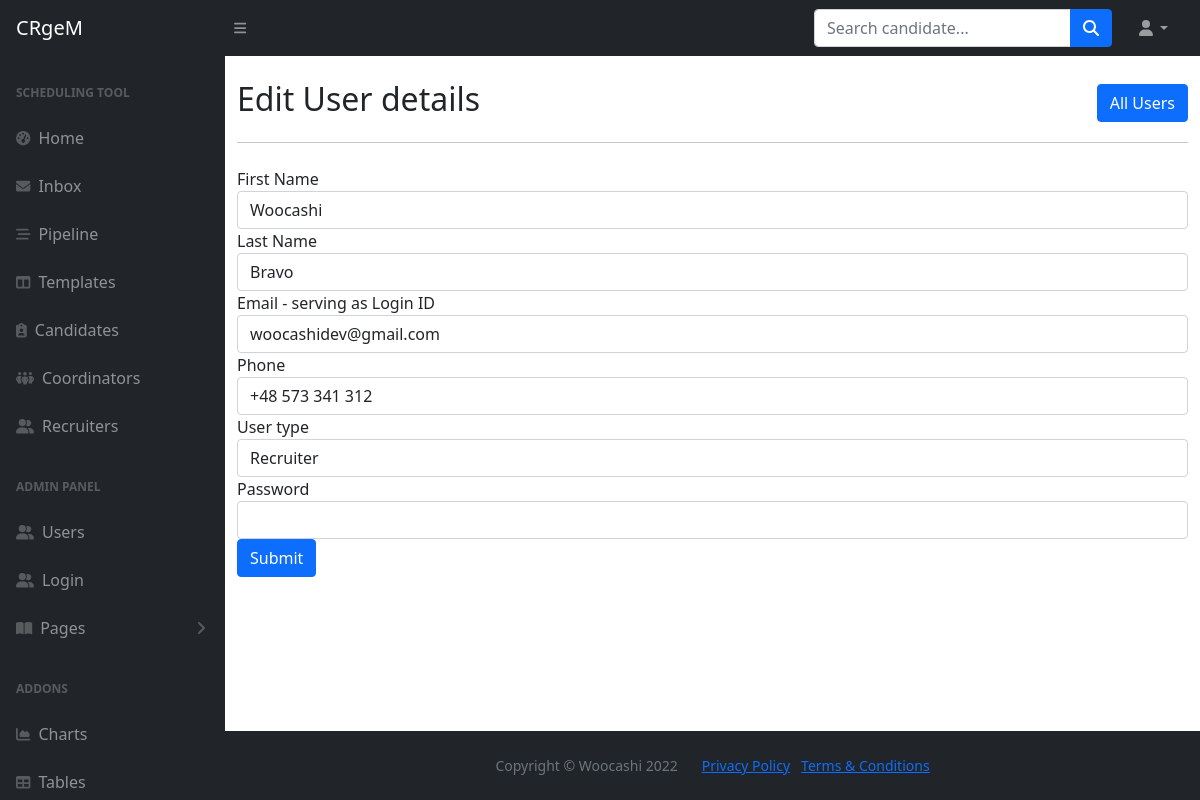
Before: /users/edit/1?form= with the older database file.
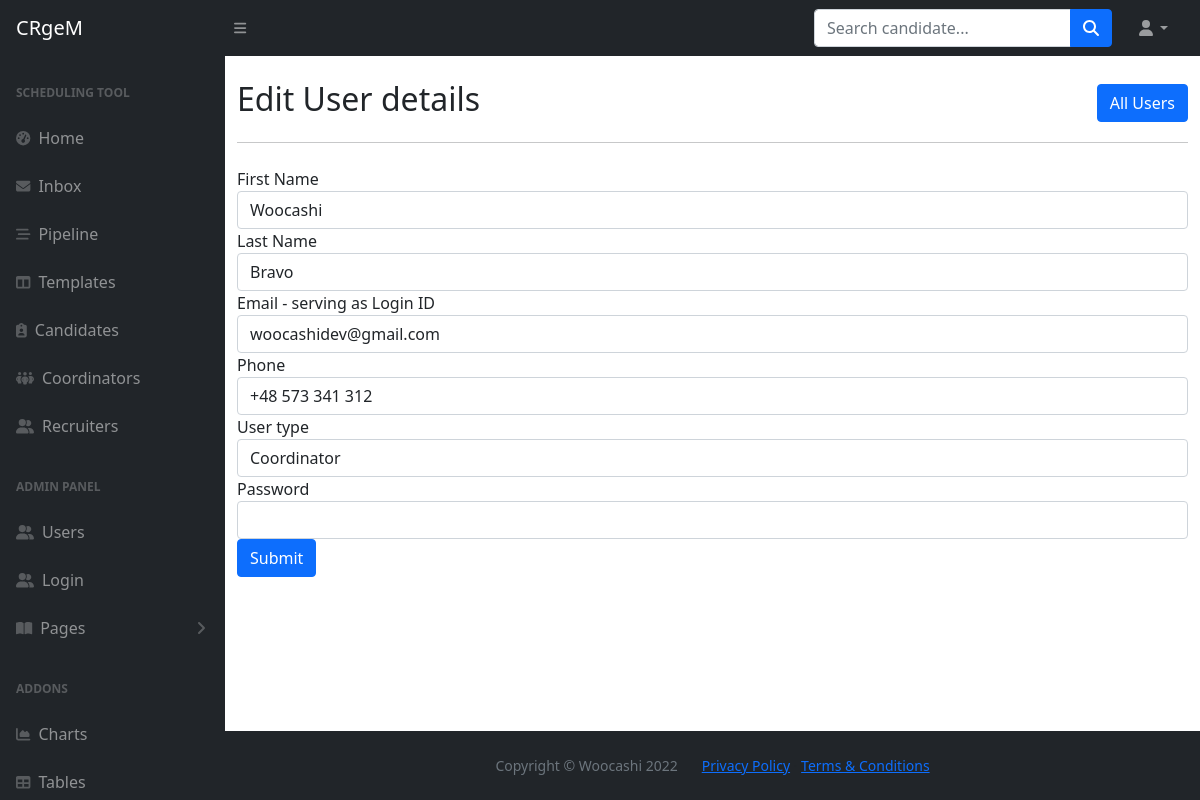
After: the same page with the newer database file.
### main.py (models this page shows)
class User(db.Model, UserMixin, Base):
    __tablename__="users"
    id = db.Column(db.Integer, primary_key=True)
    first_name = db.Column(db.String, nullable=False)
    last_name = db.Column(db.String, nullable=False)
    full_name = db.Column(db.String, nullable=False)
    email = db.Column(db.String, nullable=False, unique=True)
    phone = db.Column(db.String, nullable=False)
    type = db.Column(db.String, nullable=False)
    password = db.Column(db.String, nullable=False)
    interviews = relationship("Interview", back_populates="created_by")
    templates = relationship("Template", back_populates="created_by")
    candidates = relationship("Candidate", back_populates="created_by")
    tasks_sent = relationship("Task", primaryjoin="User.id==Task.sender_id", back_populates="from_user")
    tasks_received = relationship("Task", primaryjoin="User.id==Task.recipient_id", back_populates="to_user")
    tasks_delegated = relationship("Task", primaryjoin="User.id==Task.delegate_id", back_populates="delegated_by")

### main.py (the view, shortened to what this page needs)
@app.route('/users/edit/<int:user_id>', methods=["Post", "GET"])
def user_edit(user_id):
    user_to_edit = User.query.get(user_id)
    form = NewUserAdminForm(
        first_name=user_to_edit.first_name,
        last_name=user_to_edit.last_name,
        email=user_to_edit.email,
        phone=user_to_edit.phone,
        type=user_to_edit.type,
    )
    return render_template('user_edit.html', user_id=user_id, form=form)

### forms.py
class NewUserAdminForm(FlaskForm):
    first_name = StringField('First Name', validators=[DataRequired(message="First Name is required")])
    last_name = StringField('Last Name', validators=[DataRequired(message="Last Name is required")])
    email = StringField('Email - serving as Login ID', validators=[DataRequired(message="Email is required"), Email()])
    phone = StringField('Phone', validators=[DataRequired(message="Phone is required"), Length(min=10, message="Please make sure to add country code: eg. +48 573 341 312")])
    type = SelectField('User type', validators=[DataRequired(message="User type is required")], choices=['Recruiter', 'Coordinator', 'Admin'])
    password = PasswordField('Password', validators=[DataRequired(message="Password is required")])
    submit = SubmitField('Submit')

### templates/user_edit.html (shortened to what this page needs)
{% import "bootstrap/wtf.html" as wtf %}
{% include "header.html" %}
	<main>
		<div class="container mt-4">
			<div class="row d-flex align-items-center">
				<div class="col-lg-6">
					<h2>Edit User details</h2>
				</div>
				<div class="col-lg-6 d-flex justify-content-end">
					<a class="btn btn-primary" href="{{url_for('users')}}">All Users</a>
				</div>
			</div>
			<hr>
			<div class="mt-4">
				{{ wtf.quick_form(form, novalidate=True, button_map={"submit": "primary"}) }}
			</div>
		</div>
	</main>
{% include 'footer.html' %}

Changed rows visible on the page:
changed User "Woocashi": type "Recruiter" → "Coordinator"
